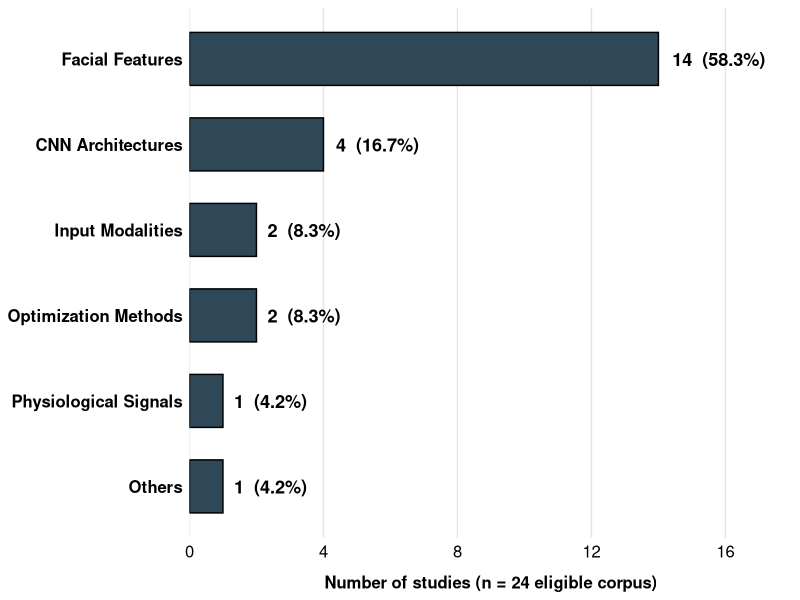
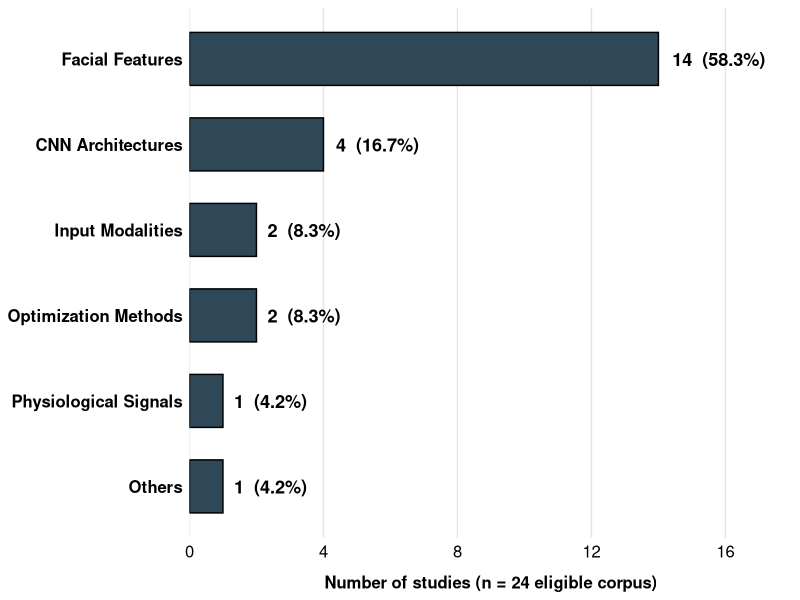

Generate these figures, in order, with R:
library(ggplot2)

df_input <- data.frame(
  
  Group = c(
    "Facial Features",
    "CNN Architectures",
    "Input Modalities",
    "Optimization Methods",
    "Physiological Signals",
    "Others"
  ),
  
  Studies = c(14, 4, 2, 2, 1, 1),
  
  Percentage = c(58.3, 16.7, 8.3, 8.3, 4.2, 4.2)
)

df_input$Group <- factor(
  df_input$Group,
  levels = rev(df_input$Group)
)

p <- ggplot(df_input, aes(x = Studies, y = Group)) +
  
  geom_bar(
    stat = "identity",
    width = 0.62,
    fill = "#2F4858",
    colour = "black",
    linewidth = 0.5
  ) +
  
  geom_text(
    aes(label = paste0(Studies, "  (", Percentage, "%)")),
    hjust = -0.15,
    size = 4.6,
    fontface = "bold",
    colour = "black"
  ) +
  
  scale_x_continuous(
    limits = c(0, 18),
    breaks = seq(0, 16, 4),
    expand = c(0, 0)
  ) +
  
  labs(
    x = "Number of studies (n = 24 eligible corpus)",
    y = NULL
  ) +
  
  theme_minimal(base_family = "sans") +
  
  theme(
    legend.position = "none",
    axis.text.y = element_text(size = 12, face = "bold", colour = "black"),
    axis.text.x = element_text(size = 12, colour = "black"),
    axis.title.x = element_text(
      size = 12,
      face = "bold",
      colour = "black",
      margin = margin(t = 10)
    ),
    panel.grid.major.y = element_blank(),
    panel.grid.minor = element_blank(),
    panel.grid.major.x = element_line(colour = "gray90")
  )

ggsave("../images/fig_7.png", plot = p, width = 9, height = 4.8, dpi = 300)
ggsave("../images/fig_7.pdf", plot = p, width = 9, height = 4.8)
